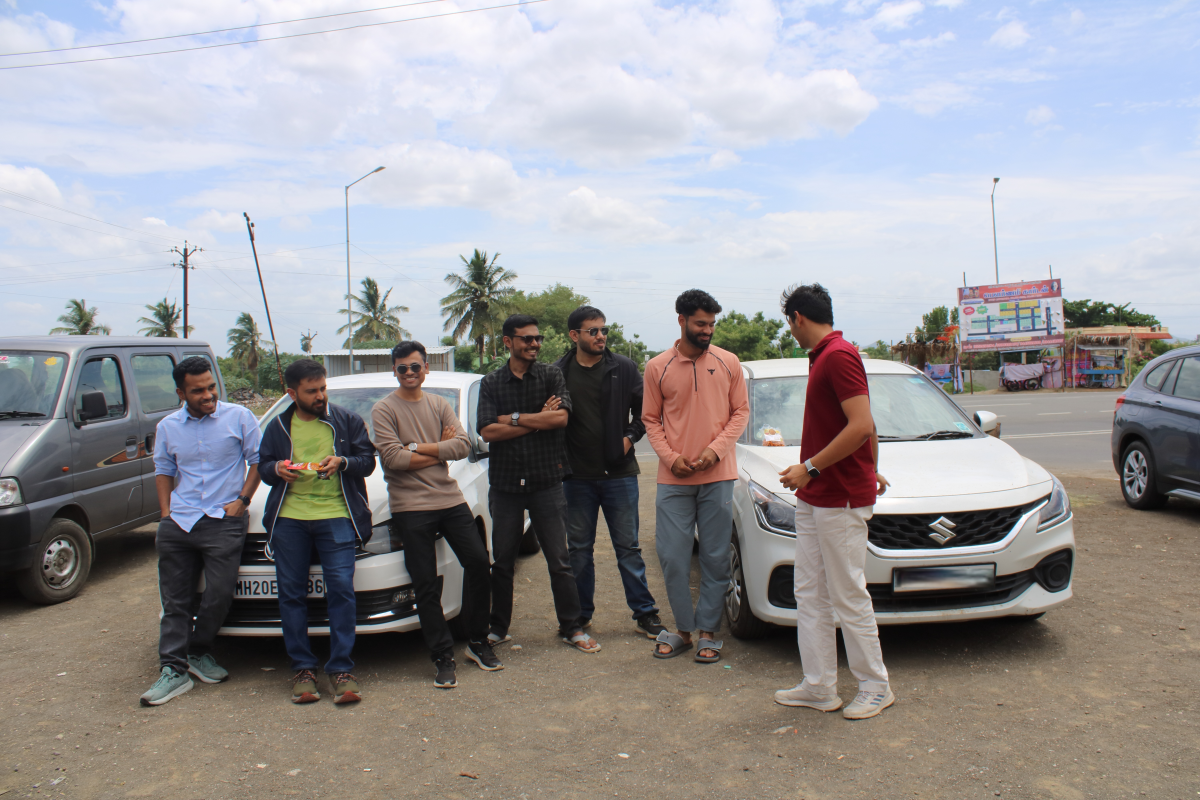
#> input picture content/Fall of Mexican Peanuts/IMG_6008.JPG, 6000 x 4000 px (shown at 1/5 size); its folder holds 3 pictures in this run; the run also reads 1 picture not shown here
$ python sync_content.py
#> lines starting #> are read from the running program, lines starting #| are printed output that depends on the picture
### scripts/build_assets.py
#!/usr/bin/env python3
"""Build thumbs/, full/, and manifest.json for the photo portfolio site.

dist/ itself is always fully rebuilt from content/ -- no orphaned/stale
output files when photos are renamed or deleted. The expensive step (resize
+ WebP/AVIF encode) is cached separately in --cache-dir, keyed by each
source photo's content hash, so unchanged photos are copied from cache
instead of re-encoded. That cache dir is meant to be persisted across CI
runs (e.g. via actions/cache) -- without it (or on a cold cache), behavior
and output are identical, just slower.
"""
from __future__ import annotations

import argparse
import csv
import hashlib
import io
import json
import re
import shutil
import struct
import subprocess
import sys
import tempfile
from datetime import datetime, timezone
from pathlib import Path

from PIL import Image, ImageOps, ImageStat

HEIC_EXTENSIONS = {".heic", ".heif"}
RAW_EXTENSIONS = {".raf"}
IMAGE_EXTENSIONS = {".jpg", ".jpeg", ".png", ".webp"} | HEIC_EXTENSIONS | RAW_EXTENSIONS
THUMB_MAX_EDGE = 800
THUMB_QUALITY = 75
THUMB_AVIF_QUALITY = 60
FULL_MAX_EDGE = 2200  # below this, a RAF preview looks soft even on 1080p
WEBP_METHOD = 6

# Full-screen sizes, smallest first. The viewer picks the smallest one that
# covers the screen it's opened on (see chooseSize in web/js/lightbox.js).
# "full" (2200px) is the original single size and keeps its folder and cache.
#   tier      long edge  WebP q  AVIF q   meant for
FULL_SIZES = [
    ("phone", 1600, 85, 72),   # phones and tablets
    ("full", 2200, 85, 70),    # 1080p laptops and monitors
    ("max", 3840, 92, 82),     # 2K / 1440p, MacBook Retina, 4K: best quality
]
FULL_DIRS = {"phone": "full-1600", "full": "full", "max": "full-3840"}

# Bump this if THUMB_*/FULL_SIZES/WEBP_METHOD or the encode logic changes, so old
# cached outputs (encoded with different settings) don't get reused silently.
CACHE_VERSION = "v1"


# [5 lines left out: function slugify, not called in this run]


def natural_sort_key(name: str) -> list:
    """Split a filename into text/number chunks so "2.jpg" sorts before
    "10.jpg" -- a plain string sort would otherwise put "10" before "2"."""
    return [int(chunk) if chunk.isdigit() else chunk.lower() for chunk in re.split(r"(\d+)", name)]


# [10 lines left out: function unique_slug, not called in this run]


ALBUM_CSV_COLUMN_ALIASES = {
    "order": {"srno", "sno", "order", "slno", "serialno"},
    "folder": {"foldername", "folder", "album", "albumname", "name"},
    "dateLabel": {"monthyear", "month", "date", "monthyr"},
    "description": {"description", "desc", "notes"},
}


def _normalize(text: str) -> str:
    """Lowercase and strip everything but letters/digits, for forgiving matching.

    Used both for CSV column headers (so "Sr. No." matches "Sr No") and for
    matching a CSV row's Folder Name against an actual content/ folder name
    when they differ only by spaces, underscores, hyphens, or casing
    (e.g. "NGP_1" / "NGP 1" / "ngp-1" all normalize the same).
    """
    return re.sub(r"[^a-z0-9]", "", (text or "").strip().lower())


def load_album_overrides(csv_path: Path) -> dict[str, dict]:
    """Read content/albums.csv for manual order / date-label / description overrides.

    Column headers are matched case-insensitively, ignoring spacing/punctuation
    (e.g. "Sr. No." and "Sr No" both match), so the user doesn't need to get the
    exact header text right. Returns {folder name: {"order", "dateLabel",
    "description"}}. A missing file, unreadable row, or unmatched column is
    warned about, never fatal -- albums just fall back to auto-detected date
    and no description, same as before this feature existed.
    """
    if not csv_path.exists():
        return {}

    with csv_path.open(newline="", encoding="utf-8-sig") as f:
        reader = csv.reader(f)
        try:
            header = next(reader)
        except StopIteration:
            return {}

        field_for_col: dict[int, str] = {}
        for i, h in enumerate(header):
            key = _normalize(h)
            for field, aliases in ALBUM_CSV_COLUMN_ALIASES.items():
                if key in aliases:
                    field_for_col[i] = field
                    break

        overrides: dict[str, dict] = {}
        for row in reader:
            if not any(cell.strip() for cell in row):
                continue
            values: dict[str, str] = {}
            for i, cell in enumerate(row):
                field = field_for_col.get(i)
                if field:
                    values[field] = cell.strip()

            folder = values.get("folder")
            if not folder:
                continue

            order = None
            order_raw = values.get("order")
            if order_raw:
                try:
                    order = int(order_raw)
                except ValueError:
                    print(
                        f"warning: albums.csv row for '{folder}' has non-numeric Sr No '{order_raw}', ignoring order",
                        file=sys.stderr,
                    )

            overrides[folder] = {
                "order": order,
                "dateLabel": values.get("dateLabel") or None,
                "description": values.get("description") or None,
            }

        return overrides


def match_override(album_name: str, overrides: dict[str, dict]) -> tuple[str, dict] | None:
    """Find album_name's row in albums.csv: exact match first, then a
    normalized match (ignoring case/spaces/underscores/hyphens/symbols) so
    e.g. "NGP_1" in the CSV still matches a "NGP 1" folder. Returns the
    matched CSV folder-name key alongside its override, so the caller can
    track which CSV rows were actually used."""
#> called with album_name = 'Fall of Mexican Peanuts'
    if album_name in overrides:
        return album_name, overrides[album_name]
    target = _normalize(album_name)
    for folder_key, val in overrides.items():
        if _normalize(folder_key) == target:
            return folder_key, val
    return None


BW_TAG = "b&w"

# Mean HSV saturation (0-1) below which a photo counts as black & white.
# Measured on the current library: true grayscale exports sit at <= 0.026,
# the least-saturated colour photo at 0.057. Toned/tinted B&W (warm-tinted
# exports) overlaps colour photos on every cheap metric tried, so those are
# tagged by hand in tags.csv instead of loosening this.
MONO_SATURATION_MAX = 0.03

TAGS_CSV_COLUMN_ALIASES = {
    "folder": {"foldername", "folder", "album", "albumname"},
    "file": {"file", "filename", "photo", "image", "name"},
    "tags": {"tags", "tag", "keywords"},
}

# Spellings that should collapse into one tag, so the Tags index doesn't
# grow near-duplicates ("cloud" vs "clouds").
TAG_ALIASES = {
    "bw": BW_TAG,
    "b/w": BW_TAG,
    "black and white": BW_TAG,
    "black & white": BW_TAG,
    "monochrome": BW_TAG,
    "mono": BW_TAG,
    "cloud": "clouds",
    "person": "people",
    "tree": "fake plastic trees",
    "trees": "fake plastic trees",
    "mountain": "mountains",
    "hills": "mountains",
    "animal": "animals",
    "car": "cars",
    "reflection": "reflections",
    "light": "lights",
    "sunrise": "sunset",
    "cats": "cat",
}


# [5 lines left out: function is_monochrome, not called in this run]


def normalize_tag(raw: str) -> str:
    tag = re.sub(r"\s+", " ", raw.strip().lower())
    return TAG_ALIASES.get(tag, tag)


def tag_slug(tag: str) -> str:
    # slugify("b&w") would give "b-w"; "bw" reads better in a URL.
    return "bw" if tag == BW_TAG else slugify(tag)


def load_photo_tags(csv_path: Path) -> dict[tuple[str, str], dict]:
    """Read content/tags.csv: one row per photo, tags separated by ';'.

    Returns {(normalized folder, normalized file stem): {"add": [...],
    "remove": set(...), "label": "Folder/File"}}. A tag written with a
    leading '-' (e.g. "-b&w") removes an auto-detected tag. Like albums.csv,
    a missing file or bad row is warned about, never fatal.
    """
    if not csv_path.exists():
        return {}

    with csv_path.open(newline="", encoding="utf-8-sig") as f:
        reader = csv.reader(f)
        try:
            header = next(reader)
        except StopIteration:
            return {}

        field_for_col: dict[int, str] = {}
        for i, h in enumerate(header):
            key = _normalize(h)
            for field, aliases in TAGS_CSV_COLUMN_ALIASES.items():
                if key in aliases:
                    field_for_col[i] = field
                    break

        if set(field_for_col.values()) != set(TAGS_CSV_COLUMN_ALIASES):
            print(
                f"warning: {csv_path} needs Folder Name, File and Tags columns -- ignoring it",
                file=sys.stderr,
            )
            return {}

        result: dict[tuple[str, str], dict] = {}
        for row in reader:
            if not any(cell.strip() for cell in row):
                continue
            values = {field_for_col[i]: cell.strip() for i, cell in enumerate(row) if i in field_for_col}
            folder, file = values.get("folder"), values.get("file")
            if not folder or not file:
                continue

            add: list[str] = []
            remove: set[str] = set()
            for raw in values.get("tags", "").split(";"):
                if not raw.strip():
                    continue
                if raw.strip().startswith("-"):
                    remove.add(normalize_tag(raw.strip()[1:]))
                else:
                    tag = normalize_tag(raw)
                    if tag not in add:
                        add.append(tag)

            key = (_normalize(folder), _normalize(Path(file).stem))
            result[key] = {"add": add, "remove": remove, "label": f"{folder}/{file}"}
        return result


# [18 lines left out: function raf_embedded_jpeg, not called in this run]


def open_source(path: Path) -> Image.Image:
    """Image.open, except a .raf opens its embedded camera JPEG."""
    if path.suffix.lower() in RAW_EXTENSIONS:
        return Image.open(io.BytesIO(raf_embedded_jpeg(path)))
    return Image.open(path)
#> returned value is the input picture: PIL image 6000x4000 RGB; mean R, G, B 153.9, 152.1, 154.7


def get_capture_date(path: Path) -> datetime | None:
    try:
        exif = open_source(path).getexif()
        if not exif:
            return None
        exif_ifd = exif.get_ifd(0x8769)
#> exif_ifd = 39 items
        raw = exif_ifd.get(36867) or exif_ifd.get(36868) or exif.get(306)
#> raw = '2025:07:05 13:05:19'
        if raw:
            return datetime.strptime(raw, "%Y:%m:%d %H:%M:%S")
    except Exception:  # noqa: BLE001 - a missing/malformed date just means fall back
        pass
    return None


def _fmt_number(value: float) -> str:
    return f"{value:.1f}".rstrip("0").rstrip(".")


# Fujifilm MakerNote value tables, from exiftool's FujiFilm tag reference.
# Codes not listed here are skipped, never guessed.
FUJI_FILM_MODES = {
    0x000: "Provia", 0x100: "Studio Portrait", 0x110: "Studio Portrait Enhanced Saturation",
    0x120: "Astia", 0x130: "Studio Portrait Increased Sharpness", 0x200: "Velvia",
    0x300: "Studio Portrait Ex", 0x400: "Velvia", 0x500: "Pro Neg. Std", 0x501: "Pro Neg. Hi",
    0x600: "Classic Chrome", 0x700: "Eterna", 0x800: "Classic Negative", 0x900: "Eterna Bleach Bypass",
    0xA00: "Nostalgic Neg.", 0xB00: "Reala Ace",
}
# Monochrome simulations live in the Saturation tag, not FilmMode.
FUJI_MONO_MODES = {
    0x300: "Monochrome", 0x301: "Monochrome + R", 0x302: "Monochrome + Ye", 0x303: "Monochrome + G",
    0x310: "Sepia", 0x500: "Acros", 0x501: "Acros + R", 0x502: "Acros + Ye", 0x503: "Acros + G",
}
FUJI_GRAIN = {16: "Grain weak, small", 32: "Grain weak", 48: "Grain strong, small", 64: "Grain strong"}
FUJI_STRENGTH = {32: "weak", 64: "strong"}
FUJI_DR = {0x100: "DR100", 0x200: "DR200", 0x201: "DR400"}
FUJI_WB = {
    0x0: "Auto WB", 0x1: "Auto WB (white)", 0x2: "Auto WB (ambience)", 0x100: "Daylight WB",
    0x200: "Cloudy WB", 0x400: "Incandescent WB", 0x600: "Underwater WB", 0xFF0: "Kelvin WB",
}
FUJI_TONE_STEP = 16  # ShadowTone/HighlightTone: -16 per +1 step (e.g. -32 -> +2)

_TIFF_SIZES = {1: 1, 2: 1, 3: 2, 4: 4, 7: 1, 8: 2, 9: 4}


# [217 lines left out: functions read_fuji_makernote, fuji_recipe, get_photo_meta, convert_heic_in_place, strip_gps_in_place, load_image and 1 more, not called in this run]


def source_hash(path: Path) -> str:
    return hashlib.sha256(path.read_bytes()).hexdigest()[:20]


# [47 lines left out: functions cache_tier_paths, save_resized, not called in this run]


def avif_path(webp_rel: str) -> str:
    return webp_rel[: -len(".webp")] + ".avif"


# [254 lines left out: functions copy_web_files, build, main, not called in this run]


# [2 lines that do not run on import are left out]

### scripts/sync_content.py
#!/usr/bin/env python3
"""Register new albums/photos in content/albums.csv and content/tags.csv.

Run this after dropping a new folder (or new photos) into content/:

    python scripts/sync_content.py            # update both CSVs, tag new photos with Claude
    python scripts/sync_content.py --no-ai    # register them but leave tags empty
    python scripts/sync_content.py --check    # report only; exit 1 if anything is unregistered

albums.csv: each new folder is inserted at the top (Sr No 1) and every
existing row moves down. If several folders are new at once, the most recently
shot one goes first. Month-Year is taken from the earliest photo's EXIF date.

tags.csv: each photo with no row gets one. Tags come from Claude, looking
at a downscaled copy of the photo and choosing from TAG_VOCABULARY, the same
fixed list the existing tags use. Without the `anthropic` package or API
credentials, the row is written with empty tags and a note. The build still
auto-detects B&W, and you can fill the tags in by hand.

Existing rows are never edited, apart from shifting Sr No. Only missing ones
are added, so your manual corrections stay as they are.
"""
from __future__ import annotations

import argparse
import base64
import csv
import io
import json
import sys
from datetime import datetime
from pathlib import Path

sys.path.insert(0, str(Path(__file__).resolve().parent))
from build_assets import (  # noqa: E402 - sibling script, shares the CSV rules with the build
    HEIC_EXTENSIONS,
    IMAGE_EXTENSIONS,
    _normalize,
    get_capture_date,
    load_album_overrides,
    load_image,
    load_photo_tags,
    match_override,
    natural_sort_key,
)

MODEL = "claude-opus-5-5"
TAG_IMAGE_MAX_EDGE = 1024

# The tag list Claude may choose from. Add a word here to make it available
# for new photos. Existing rows in tags.csv aren't affected.
TAG_VOCABULARY = [
    "people", "portrait", "sky", "clouds", "sun", "sunset", "moon", "night",
    "sea", "lake", "water", "fake plastic trees", "mountains", "landscape", "architecture",
    "city", "street", "cars", "lights", "silhouette", "reflections", "window",
    "animals", "cat", "food", "flowers", "art", "still life", "motion", "b&w",
]

TAGGING_PROMPT = f"""You are tagging a photo for a personal photography portfolio so visitors can \
browse by subject or look. Choose every tag from this list that clearly applies, and no others:

{", ".join(TAG_VOCABULARY)}

Guidance:
- "people": any person is a notable part of the frame. Add "portrait" only when one or two people are the clear subject, close up.
- "sunset": golden-hour / sunset / sunrise light or sky. "sun": the sun itself is visible.
- "sea" for ocean/beach, "lake" for lakes and calm inland water, "water" only for other water (fountains, splashes).
- "silhouette": subjects rendered as dark shapes against a bright background.
- "b&w": the photo is monochrome, including warm/cool toned monochrome.
- "still life": arranged or found objects as the subject (desk items, books, products).
- "animals" for any animal; also add "cat" for cats.
- "motion": deliberate motion blur, panning or light trails.
- "fake plastic trees": any trees or greenery as a notable part of the frame (the name is a Radiohead easter egg, the trees need not be fake).
Prefer 2-5 tags. Return an empty list only if nothing fits."""

TAGS_SCHEMA = {
    "type": "object",
    "properties": {
        "tags": {
            "type": "array",
            "items": {"type": "string", "enum": TAG_VOCABULARY},
        }
    },
    "required": ["tags"],
    "additionalProperties": False,
}


def album_dirs(content_dir: Path) -> list[Path]:
    return sorted(
        (p for p in content_dir.iterdir() if p.is_dir() and not p.name.startswith(".")),
        key=lambda p: natural_sort_key(p.name),
    )


def photo_files(album_dir: Path) -> list[Path]:
    return sorted(
        (p for p in album_dir.iterdir() if p.is_file() and p.suffix.lower() in IMAGE_EXTENSIONS),
        key=lambda p: natural_sort_key(p.name),
    )


def find_new_albums(content_dir: Path, overrides: dict) -> list[Path]:
    return [d for d in album_dirs(content_dir) if photo_files(d) and match_override(d.name, overrides) is None]


def find_untagged_photos(content_dir: Path, tag_rows: dict) -> list[Path]:
    missing = []
    for d in album_dirs(content_dir):
        for p in photo_files(d):
            if (_normalize(d.name), _normalize(p.stem)) not in tag_rows:
                missing.append(p)
    return missing


def album_first_date(album_dir: Path) -> datetime:
    dates = [d for p in photo_files(album_dir) if (d := get_capture_date(p))]
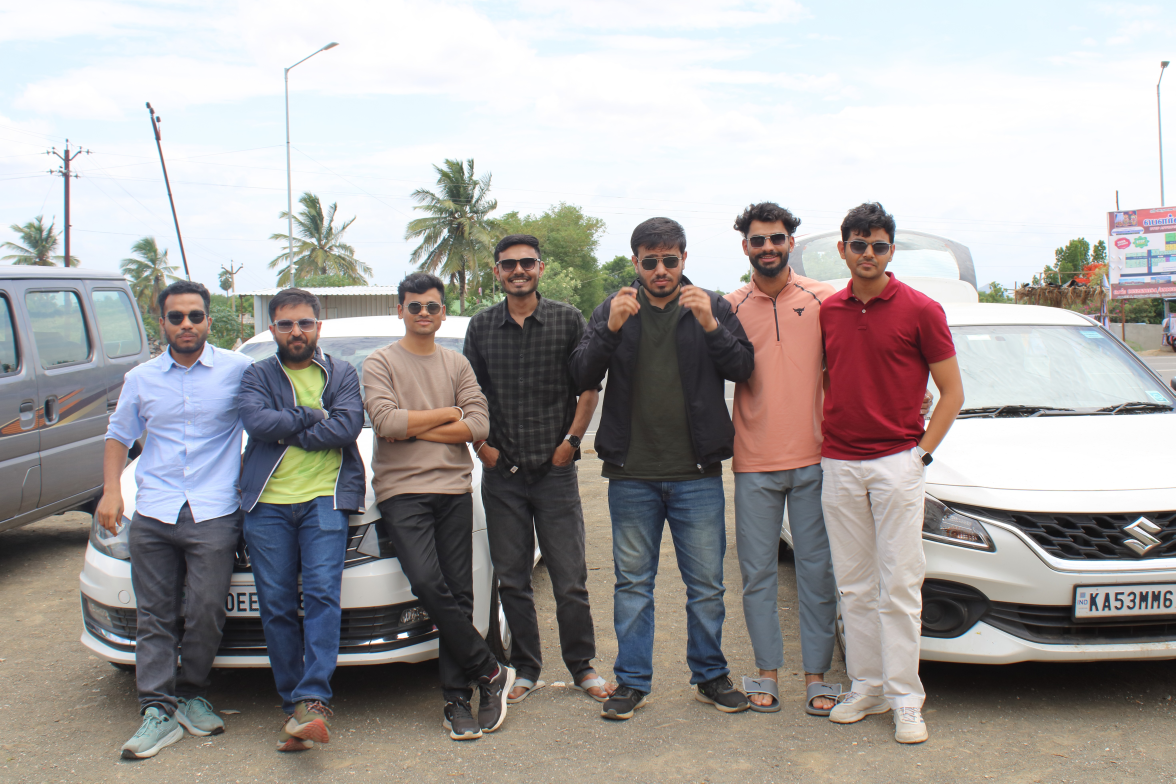
#> input picture content/Fall of Mexican Peanuts/IMG_6010.JPG, 5877 x 3918 px (shown at 1/5 size)
#> in open_source, returned value is the input picture: PIL image 5877x3918 RGB; mean R, G, B 166.1, 162.3, 161.2
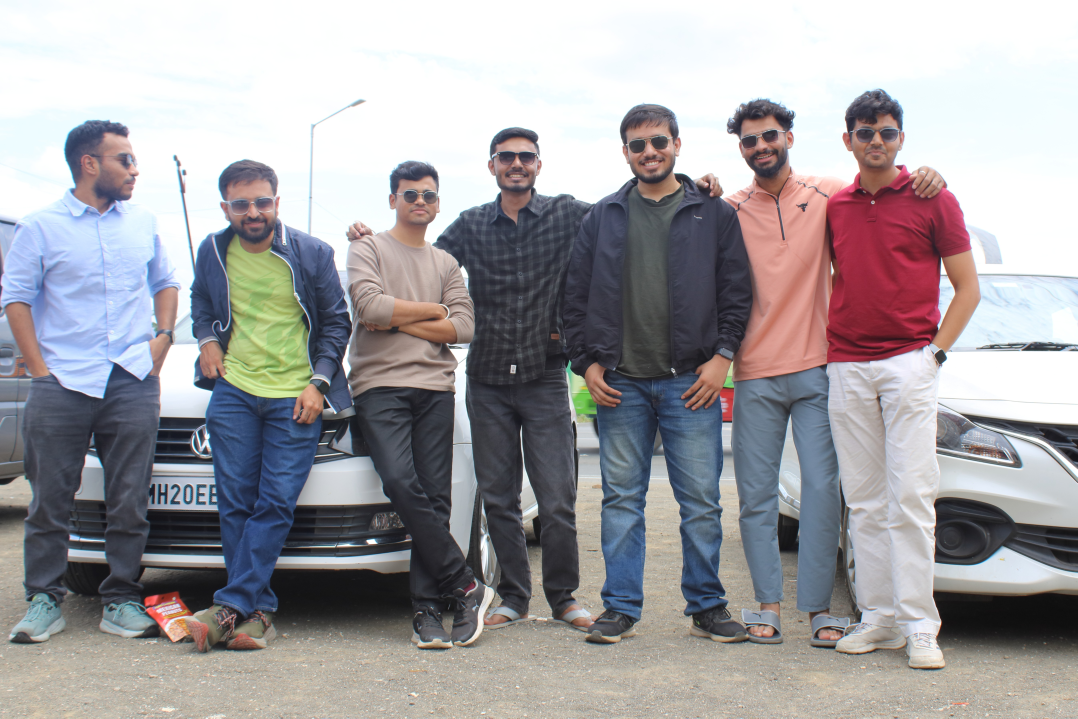
#> input picture content/Fall of Mexican Peanuts/IMG_6018.JPG, 5389 x 3592 px (shown at 1/5 size)
#> in open_source, returned value is the input picture: PIL image 5389x3592 RGB; mean R, G, B 161.1, 158.3, 161.5
#> (the rest of the program and of its run is left out)
